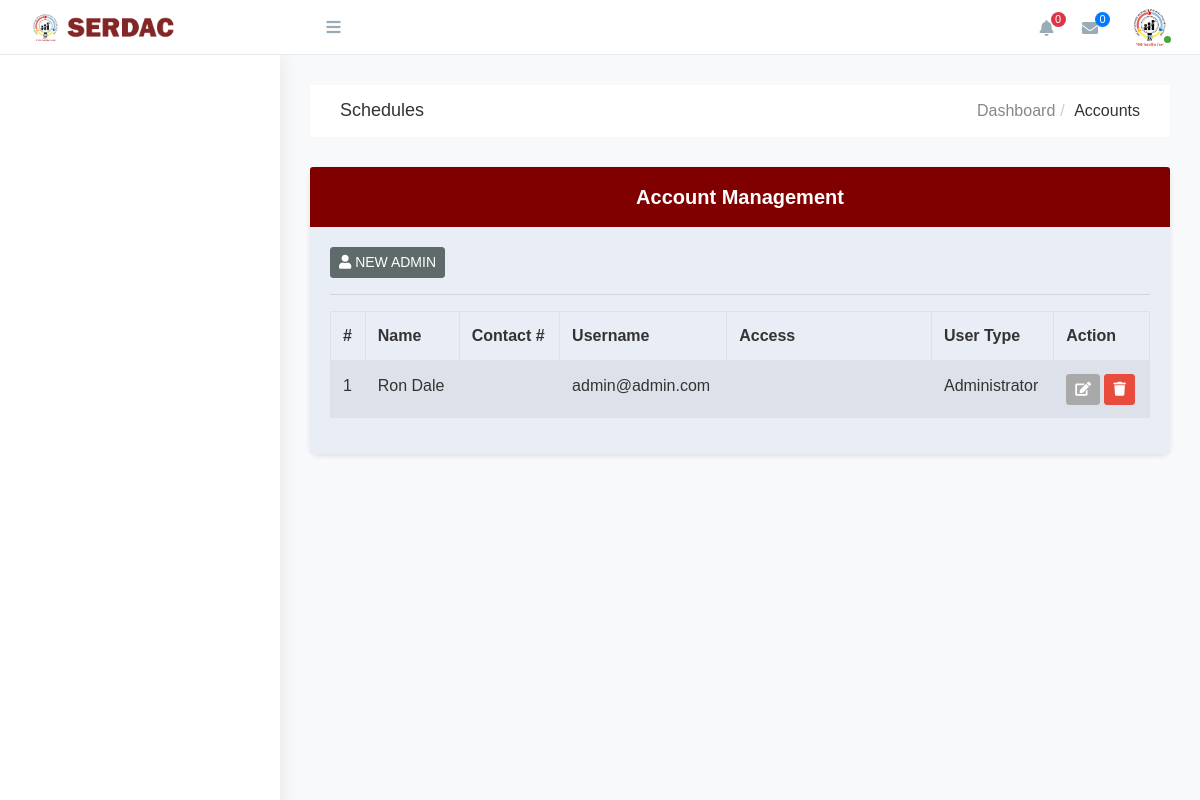
Before: /admin/account_mngmt.php (signed in) with the older database file.
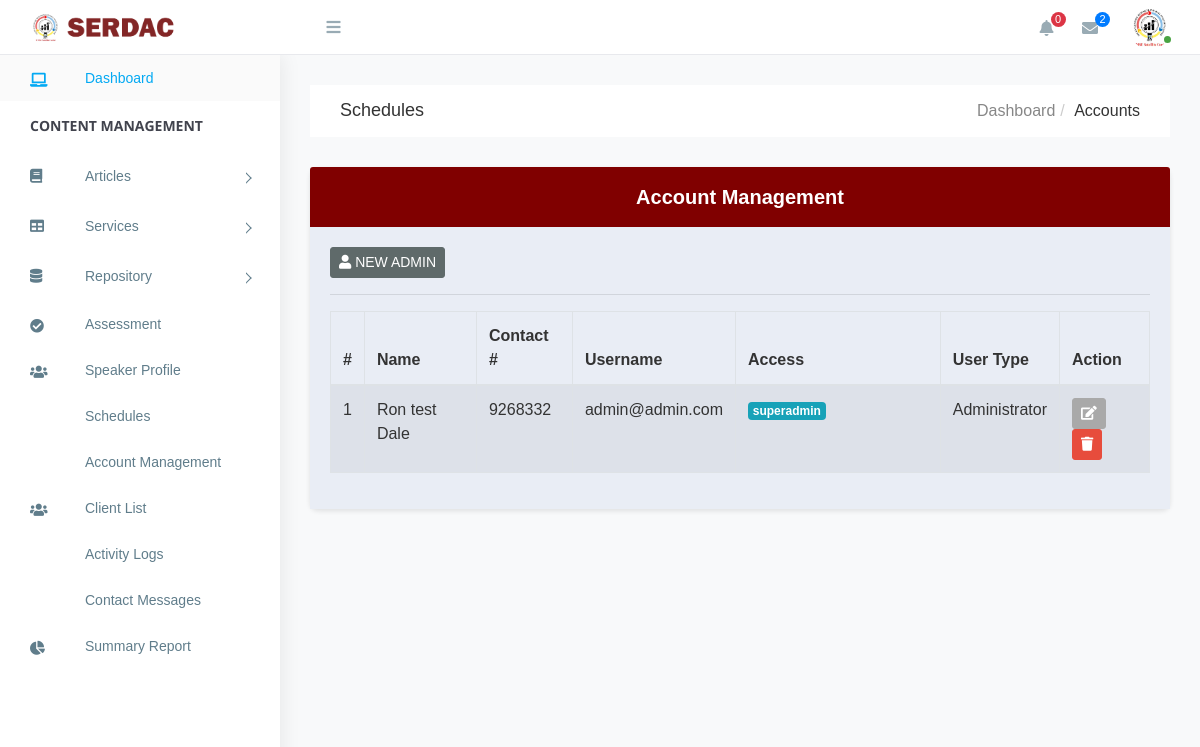
After: the same page with the newer database file.
### tables this page shows
CREATE TABLE `users` (
  `user_id` int(11) NOT NULL,
  `fname` varchar(255) NOT NULL,
  `midname` varchar(255) DEFAULT NULL,
  `lname` varchar(255) NOT NULL,
  `contact_no` int(12) DEFAULT NULL,
  `email` varchar(255) NOT NULL,
  `password` varchar(255) NOT NULL,
  `occupation` varchar(255) DEFAULT NULL,
  `education_level` varchar(255) DEFAULT NULL,
  `accessType` varchar(255) NOT NULL,
  `gender` int(10) DEFAULT NULL,
  `sex` varchar(10) NOT NULL,
  `zipcode` varchar(255) DEFAULT NULL,
  `region` varchar(255) DEFAULT NULL,
  `city` varchar(255) DEFAULT NULL,
  `province` varchar(55) DEFAULT NULL,
  `barangay` varchar(55) DEFAULT NULL,
  `userType` varchar(55) DEFAULT NULL,
  `isActive` int(11) NOT NULL,
  `activationCode` varchar(100) NOT NULL,
  `adminAccess` varchar(255) DEFAULT NULL,
  `registration_date` date DEFAULT NULL
);

### admin/account_mngmt.php (the view, shortened to what the changed rows need)
<?php include('include/header.php')?>
<link rel="stylesheet" href="https://cdnjs.cloudflare.com/ajax/libs/font-awesome/5.15.4/css/all.min.css">
<link rel="stylesheet" href="css/assmt.form.view.css">
<body>
    <?php include('include/sidebar.php')?>
    <div id="right-panel" class="right-panel">
        <?php include('include/navbar.php')?>
        <div class="breadcrumbs">
            <div class="breadcrumbs-inner">
                <div class="row m-0">
                    <div class="col-sm-4">
                        <div class="page-header float-left">
                            <div class="page-title">
                                <h1>Schedules</h1>
                            </div>
                        </div>
                    </div>
                </div>
            </div>
        </div>
        <div class="content">
            <div class="row">
                <div class="col-md-12">
                    <div class="card">
                        <div class="card-body">
                            <div class="inventory-table">
                                <table class="table table-bordered table-hover table-striped" id='patient_record'>
                                    <thead>
                                        <tr>
                                            <th scope="col">#</th>
                                            <th scope="col">Name</th>
                                            <th scope="col">Contact #</th>
                                            <th scope="col">Username</th>
                                            <th width="25%" scope="col">Access</th>
                                            <th>User Type</th>
                                            <th scope="col">Action</th>
                                        </tr>
                                    </thead>
                                    <?php
                                        $results = mysqli_query($con, "SELECT * from users where accessType !='Client' ");
                                        ?>
                                    <tbody>
                                        <?php while ($row = mysqli_fetch_array($results)) {
                                                $adminAccessArray = json_decode($row['adminAccess'], true);
                                            ?>
                                        <tr>
                                            <td>
                                                <?php echo $row['user_id']; ?>
                                            </td>
                                            <td>
                                                <?php echo $row['fname'].' '.$row['midname'].' '.$row['lname']; ?>
                                            </td>
                                            <td>
                                                <?php echo $row['contact_no']; ?>
                                            </td>
                                            <td>
                                                <?php echo $row['email']; ?>
                                            </td>
                                            <td>
                                                <?php foreach ($adminAccessArray as $access) { ?>
                                                <span
                                                    class="badge badge-info"><?php echo htmlspecialchars($access); ?></span>
                                                <?php } ?>
                                            </td>
                                            <td>
                                                <?php echo $row['accessType']; ?>
                                            </td>
                                            <td>
                                                <button type="button" class="btn btn-sm btn-secondary btnEdit"
                                                    data-user='<?php echo json_encode($row); ?>'>
                                                    <i class="fa fa-edit"></i>
                                                </button>
                                                <button type="button" class="btn btn-sm btn-danger btnDelete"><i
                                                        class="fa fa-trash"></i></button>
                                            </td>
                                        </tr>
                                        <?php } ?>
                                    </tbody>
                                </table>
                            </div>
                        </div>
                    </div>
                </div>
            </div>
        </div>
    </div>
</body>
</html>

### admin/include/sidebar.php (shortened to what the changed rows need)
<?php
$user_id = $_SESSION['userId_code'];
$query = "SELECT adminAccess FROM users WHERE user_id = $user_id";
$result = mysqli_query($con, $query);
$row = mysqli_fetch_assoc($result);
$userAccess = isset($row['adminAccess']) ? json_decode($row['adminAccess'], true) : [];
function hasAccess($accessList, $access) {
    return in_array($access, $accessList) || in_array('superadmin', $accessList);
}
?>
<aside id="left-panel" class="left-panel">
    <nav class="navbar navbar-expand-sm navbar-default">
        <div id="main-menu" class="main-menu collapse navbar-collapse">
            <ul class="nav navbar-nav">
                <?php if (hasAccess($userAccess, 'dashboard')): ?>
                <li class="active">
                    <a href="index.php"><i class="menu-icon fa fa-laptop"></i>Dashboard </a>
                </li>
                <?php endif; ?>
                <?php if (hasAccess($userAccess, 'content_management')): ?>
                <li class="menu-title">Content Management</li>
                <li class="menu-item-has-children dropdown">
                    <a href="#" class="dropdown-toggle" data-toggle="dropdown" aria-haspopup="true" aria-expanded="false">
                        <i class="menu-icon fa fa-book"></i>Articles
                    </a>
                </li>
                <?php endif; ?>
                <?php if (hasAccess($userAccess, 'services')): ?>
                <li class="menu-item-has-children dropdown">
                    <a href="#" class="dropdown-toggle" data-toggle="dropdown" aria-haspopup="true" aria-expanded="false">
                        <i class="menu-icon fa fa-table"></i>Services
                    </a>
                </li>
                <?php endif; ?>
                <?php if (hasAccess($userAccess, 'repository')): ?>
                <li class="menu-item-has-children dropdown">
                    <a href="#" class="dropdown-toggle" data-toggle="dropdown" aria-haspopup="true" aria-expanded="false">
                        <i class="menu-icon fa fa-database"></i> Repository
                    </a>
                </li>
                <?php endif; ?>
                <?php if (hasAccess($userAccess, 'assessment')): ?>
                <li>
                    <a href="assessment.php"><i class="menu-icon fa fa-check-circle"></i> Assessment </a>
                </li>
                <?php endif; ?>
                <?php if (hasAccess($userAccess, 'speaker_profile')): ?>
                <li>
                    <a href="speaker_profile.php"><i class="menu-icon fa fa-users"></i> Speaker Profile </a>
                </li>
                <?php endif; ?>
                <?php if (hasAccess($userAccess, 'schedules')): ?>
                <li>
                    <a href="schedules.php"><i class="menu-icon ti-calendar"></i>Schedules </a>
                </li>
                <?php endif; ?>
                <?php if (hasAccess($userAccess, 'account_management')): ?>
                <li>
                    <a href="account_mngmt.php"><i class="menu-icon ti-user"></i>Account Management </a>
                </li>
                <?php endif; ?>
                <?php if (hasAccess($userAccess, 'client_list')): ?>
                <li>
                    <a href="client_list.php"><i class="menu-icon fa fa-users"></i> Client List </a>
                </li>
                <?php endif; ?>
                <?php if (hasAccess($userAccess, 'activity_logs')): ?>
                <li>
                    <a href="activity_log.php"><i class="menu-icon ti-book"></i>Activity Logs </a>
                </li>
                <?php endif; ?>
                <?php if (hasAccess($userAccess, 'contact_messages')): ?>
                <li>
                    <a href="contact_messages.php"><i class="menu-icon ti-comments"></i>Contact Messages </a>
                </li>
                <?php endif; ?>
                <?php if (hasAccess($userAccess, 'summary_report')): ?>
                <li>
                    <a href="summary_report.php"><i class="menu-icon fas fa-chart-pie"></i> Summary Report </a>
                </li>
                <?php endif; ?>
            </ul>
        </div>
    </nav>
</aside>

### admin/include/navbar.php (shortened to what the changed rows need)
<header id="header" class="header">
    <div class="top-right">
        <div class="header-menu">
            <div class="header-left">
                <?php
                $query = "SELECT name, message, submitted_at FROM contact_messages ORDER BY submitted_at DESC LIMIT 4";
                $result = mysqli_query($con, $query);
                $messages = [];
                while ($row = mysqli_fetch_assoc($result)) {
                    $messages[] = $row;
                }
                ?>
                <div class="dropdown for-message">
                    <button class="btn  dropdown-toggle" type="button" id="message" data-toggle="dropdown"
                        aria-haspopup="true" aria-expanded="false">
                        <i class="fa fa-envelope"></i>
                        <span class="count bg-primary"><?php echo count($messages); ?></span>
                    </button>
                </div>
            </div>
        </div>
    </div>
</header>

Changed rows visible on the page:
now on one of the page's lists (row edited): users: adminAccess "superadmin"
changed users "Ron": adminAccess empty → "[\"superadmin\"]" (drawn); midname (not shown) → "test"; contact_no (not shown) → "9268332"
Other visible differences:
count($messages): "0" → "2"
text now shown: "Dashboard CONTENT MANAGEMENT Articles Services Repository Assessment Speaker Profile Schedules Account Management Client List Activity Logs Contact Messages Summary Report"
